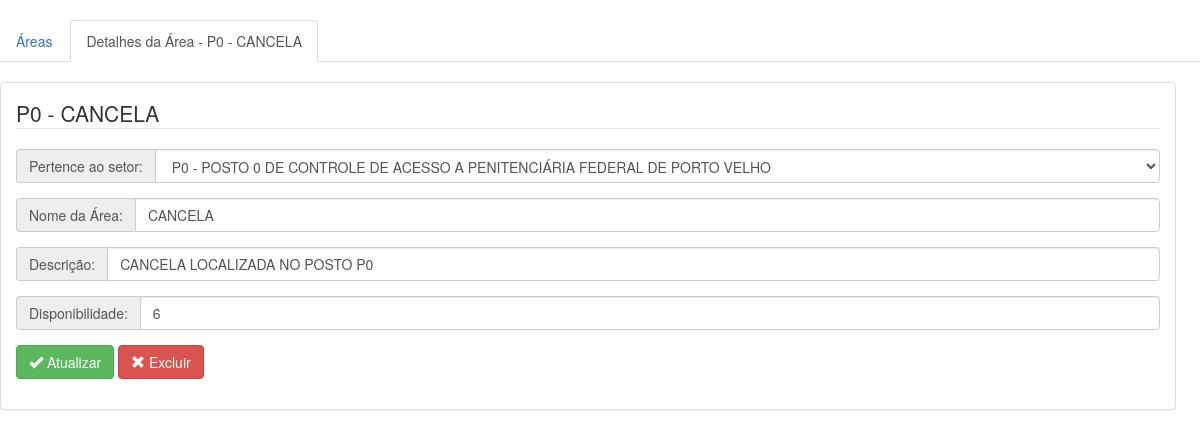
The page /principal.php?pg=area&acao=detalhes&area=1 (signed in) on the database its author committed.
### tables this page shows
CREATE TABLE `area` (
  `are_codigo` int(11) NOT NULL AUTO_INCREMENT,
  `are_setor` int(11) NOT NULL,
  `are_nome` varchar(30) NOT NULL,
  `are_descricao` varchar(100) DEFAULT NULL,
  `are_disponibilidade` int(11) DEFAULT '10',
  PRIMARY KEY (`are_codigo`),
  KEY `are_setor_idx` (`are_setor`),
  CONSTRAINT `area_ibfk_1` FOREIGN KEY (`are_setor`) REFERENCES `setor` (`set_codigo`)
);

CREATE TABLE `setor` (
  `set_codigo` int(11) NOT NULL AUTO_INCREMENT,
  `set_nome` varchar(30) NOT NULL,
  `set_descricao` varchar(100) DEFAULT NULL,
  PRIMARY KEY (`set_codigo`),
  UNIQUE KEY `set_nome` (`set_nome`)
);

### html/areas/area_detalhes.php (the view, shortened to what this page needs)
<?php
$area = $_GET['area'];
$result = mysql_query("SELECT are_codigo, are_nome, are_descricao, are_disponibilidade, set_codigo, set_nome, set_descricao FROM area,setor where are_codigo=" .$area." and are_setor=set_codigo");
$row = mysql_fetch_row($result);
?>
<br>
<ul class="nav nav-tabs">
  <li role="presentation">
  	<a href="principal.php?pg=area" target="mainFrame">Áreas</a>
  	</li>
  <li role="presentation" class="active">
  	<a href="#" target="mainFrame">Detalhes da Área - <?php echo($row[5]. " - " .$row[1]); ?></a>
  </li>
</ul>
<br>
<div class="panel panel-default" style="width: 98%">
	<div class="panel-body">
		<form role="form" name="area_form" id="area_form" class="valida_form" method="post">
			<legend><?php echo($row[5]. " - " .$row[1]); ?></legend>
			<div class="form-group">
			 	<div class="input-group">
					<span class="input-group-addon">Pertence ao setor:</span>
					<select class="form-control" id="setor" name="setor">
					    <option value="<?php echo ($row[4]); ?>"><?php echo ($row[5]); ?> - <?php echo ($row[6]); ?></option>
					</select>
				</div>
			</div>
			<div class="form-group">
				<div class="input-group">
					<span class="input-group-addon">Nome da Área: </span>
					<input class="form-control" value="<?php echo ($row[1]); ?>" id="nome" name="nome" placeholder="Informe o nome da Área">
				</div>
			</div>
			<div class="form-group">
				<div class="input-group">
					<span class="input-group-addon">Descrição: </span>
					<input class="form-control" value="<?php echo ($row[2]); ?>" id="descricao" name="descricao" placeholder="Informe uma descrição para Área">
				</div>
			</div>
			<div class="form-group">
				<div class="input-group">
					<span class="input-group-addon">Disponibilidade: </span>
					<input class="form-control" value="<?php echo ($row[3]); ?>" id="disponibilidade" name="disponibilidade" placeholder="Total de dias para disponibilidade dos videos desta Área">
				</div>
			</div>
            <div class="form-group">
            	<button type="submit" class="btn btn-success" onclick="atualiza()">
            		<span class="glyphicon glyphicon-ok" aria-hidden="true"></span> Atualizar
            	</button>
            	<button type="submit" class="btn btn-danger" onclick="exclui()">
            		<span class="glyphicon glyphicon-remove" aria-hidden="true"></span> Excluir
            	</button>
            </div>
		</form>
	</div>
</div>

### rows shown on the page
area: are_setor.set_nome "P0", are_nome "CANCELA", setor "P0 - POSTO 0 DE CONTROLE DE ACESSO A PENITENCIÁRIA FEDERAL DE PORTO VELHO", nome "CANCELA", descricao "CANCELA LOCALIZADA NO POSTO P0", disponibilidade "6"
